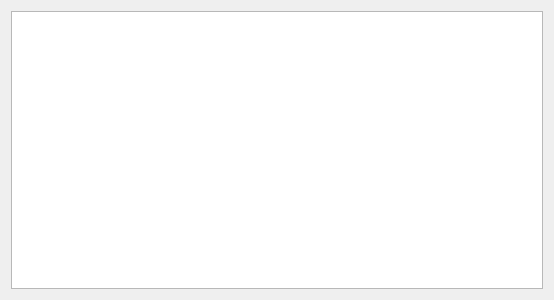
<?xml version="1.0" encoding="UTF-8"?>
<ui version="4.0">
 <class>StudentsWidget</class>
 <widget class="QWidget" name="StudentsWidget">
  <property name="geometry">
   <rect>
    <x>0</x>
    <y>0</y>
    <width>554</width>
    <height>300</height>
   </rect>
  </property>
  <property name="windowTitle">
   <string>StudentsWidget</string>
  </property>
  <layout class="QVBoxLayout" name="verticalLayout">
   <item>
    <widget class="QTableView" name="studentsTableView"/>
   </item>
  </layout>
 </widget>
 <layoutdefault spacing="6" margin="11"/>
 <resources/>
 <connections/>
</ui>
